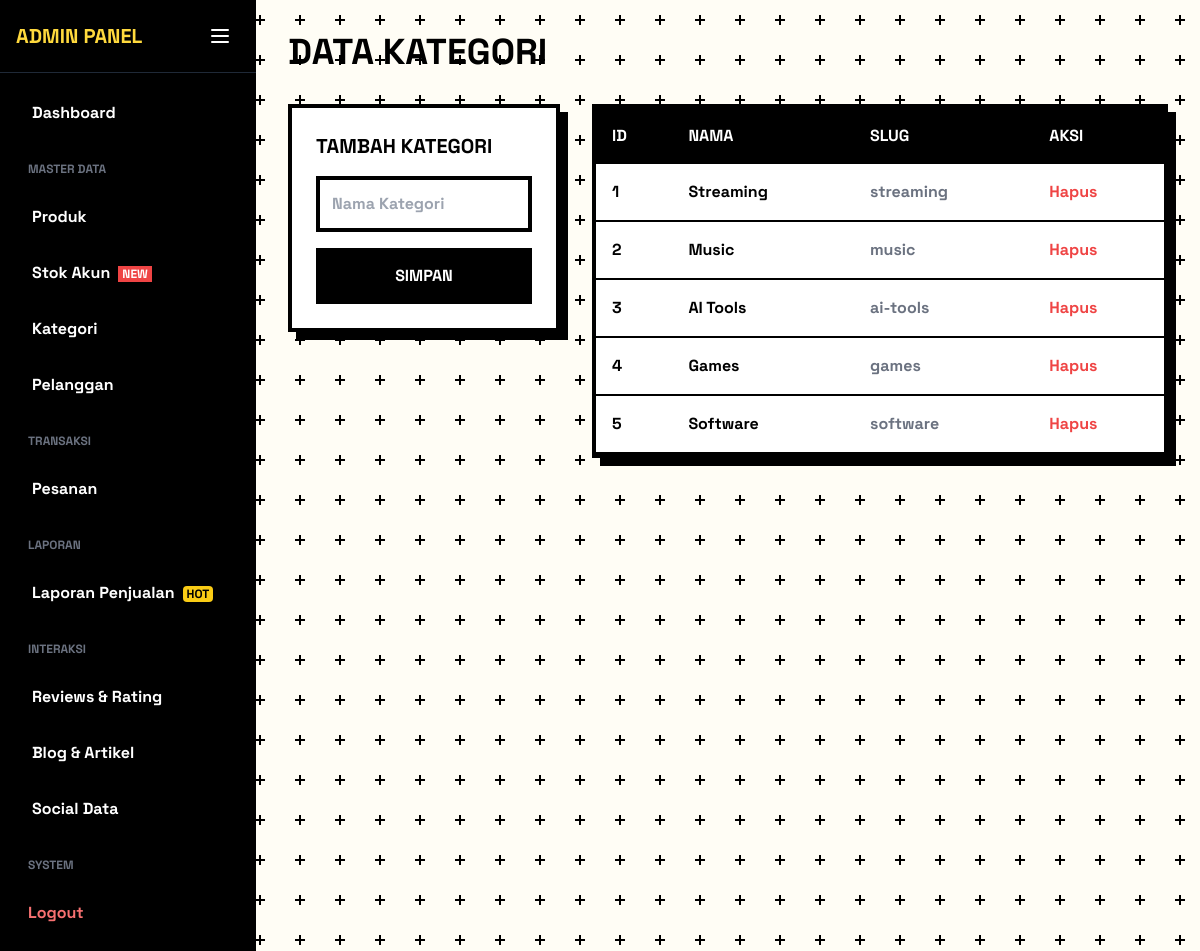
The page /admin/kategori/index.php (signed in) on the database its author committed.
### tables this page shows
CREATE TABLE `kategori` (
  `id` int NOT NULL,
  `nama_kategori` varchar(50) NOT NULL,
  `slug` varchar(100) DEFAULT NULL
);

### admin/kategori/index.php (the view, shortened to what this page needs)
<?php
include '../../config/database.php';
include '../includes/header.php';
include '../includes/sidebar.php';
$cats = $conn->query("SELECT * FROM kategori");
?>
<div class="flex-1 p-8">
    <h1 class="text-4xl font-black uppercase mb-8">Data Kategori</h1>
    <div class="grid grid-cols-1 md:grid-cols-3 gap-8">
        <div class="bg-white border-4 border-black p-6 shadow-neo h-fit">
            <h3 class="text-xl font-black uppercase mb-4">Tambah Kategori</h3>
            <form method="POST" class="space-y-4">
                <input type="text" name="nama" placeholder="Nama Kategori" required class="w-full border-4 border-black p-3 font-bold">
                <button type="submit" name="submit" class="w-full bg-neo-black text-white border-4 border-black py-3 font-black uppercase hover:bg-neo-accent hover:text-black">
                    Simpan
                </button>
            </form>
        </div>
        <div class="md:col-span-2">
            <div class="bg-white border-4 border-black shadow-neo">
                <table class="w-full text-left">
                    <thead class="bg-neo-black text-white font-black uppercase">
                        <tr>
                            <th class="p-4">ID</th>
                            <th class="p-4">Nama</th>
                            <th class="p-4">Slug</th>
                            <th class="p-4">Aksi</th>
                        </tr>
                    </thead>
                    <tbody>
                        <?php while($row = $cats->fetch_assoc()): ?>
                        <tr class="border-b-2 border-black hover:bg-gray-50 font-bold">
                            <td class="p-4"><?= $row['id'] ?></td>
                            <td class="p-4"><?= $row['nama_kategori'] ?></td>
                            <td class="p-4 text-gray-500"><?= $row['slug'] ?></td>
                            <td class="p-4">
                                <a href="?delete=<?= $row['id'] ?>" onclick="return confirmAction(event, 'Hapus kategori ini?', this.href)" class="text-red-500 hover:underline">Hapus</a>
                            </td>
                        </tr>
                        <?php endwhile; ?>
                    </tbody>
                </table>
            </div>
        </div>
    </div>
</div>
</body>
</html>

### assets/css/style.css (style rules this page uses)
body { background-color: #fffdf5 !important; background-size: 40px 40px !important; font-family: "Space Grotesk", sans-serif; color: #000; }

### rows shown on the page
kategori: id "1", nama_kategori "Streaming", slug "streaming"
kategori: id "2", nama_kategori "Music", slug "music"
kategori: id "3", nama_kategori "AI Tools", slug "ai-tools"
kategori: id "4", nama_kategori "Games", slug "games"
kategori: id "5", nama_kategori "Software", slug "software"
